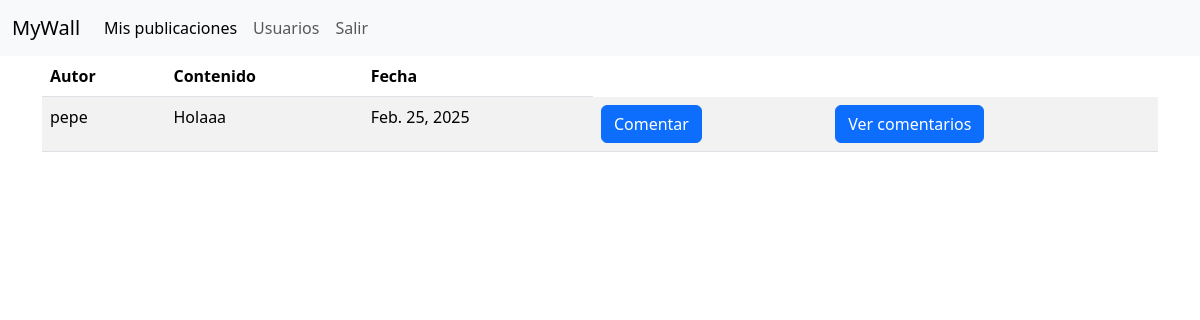
The page /visitar/1 (signed in) on the database its author committed.
### publicaciones_app/models.py (models this page shows)
class Publicacion(models.Model):
    contenido = models.CharField(max_length=1024)
    autor = models.ForeignKey(Usuario, on_delete=models.CASCADE, related_name="autor_publicacion")
    fecha = models.DateField(default=timezone.now)
    comentarios = models.ManyToManyField(Usuario, through="Comentario")

### usuarios_app/models.py (models this page shows)
class Usuario(AbstractUser):
    telefono = models.CharField(max_length=15)

### publicaciones_app/views.py (the view)
# urls.py: path('visitar/<int:pk>', visitar, name='visitar'),
def visitar(request, pk):
    usuario = get_object_or_404(Usuario, pk=pk)
    Publicacions = Publicacion.objects.filter(autor = usuario)
    return render(request, 'visitar.html', {'Publicacions': Publicacions, 'usuario': usuario })

### publicaciones_app/templates/visitar.html
{% extends 'base.html' %} {% block content %}
<table class="table table-striped table-hover">
  <thead>
    <th>Autor</th>
    <th>Contenido</th>
    <th>Fecha</th>
  </thead>
  {% for publicacion in Publicacions %}
  <tr>
    <td>{{ publicacion.autor }}</td>
    <td>{{ publicacion.contenido }}</td>
    <td>{{ publicacion.fecha }}</td>
    <td><a href="{% url 'comentar' usuario.id publicacion.id %}" class="btn btn-primary">Comentar</a>
    <td><a href="{% url 'ver_comentarios' usuario.id publicacion.id %}" class="btn btn-primary">Ver comentarios</a>
  </tr>
  {% empty %}
  <tr>
    <td colspan="3">No hay publicacions</td>
  </tr>
  {% endfor %}
</table>
{% endblock %}

### rows shown on the page
Publicacion: autor "pepe", contenido "Holaaa", fecha "Feb. 25, 2025"
